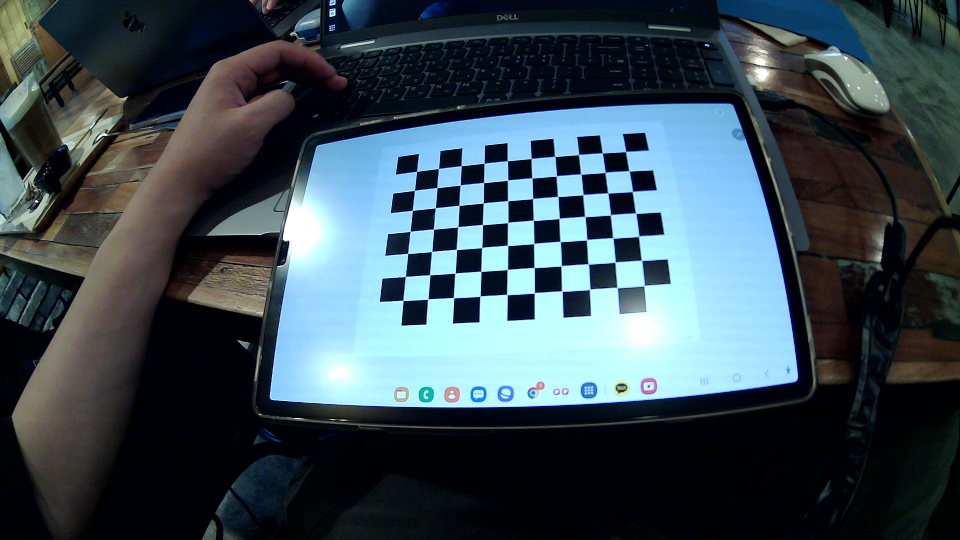
#> input picture opencv/track_detection/callibration/images/image1.png, 1920 x 1080 px, given in place of the camera (shown at 1/2 size)
$ python blue_ratio_test.py
#> lines starting #> are read from the running program, lines starting #| are printed output that depends on the picture; after the words box and inside, x2 and y2 are one past the last pixel; in counts of white or black regions, pixels touching at a corner belong together
import cv2
import numpy as np

import matplotlib.pyplot as plt
import time

plt.ion()
fig, ax = plt.subplots()

###################################
# ideas...
# two roi set. -> track roi, mission roi.
# finite state machine by mission roi.
##################################
# jisu code x-90% y-30%
######

########### parameters ###########

cam_num = 4
U_detection_threshold = 140 ## 0~255
img_size_x = 1280
img_size_y = 720
ROI_ratio = 0.4

#################################

def hsv_detection(img, lower=(17,10,10), upper=(130,255,255)) :
    gaussian = cv2.GaussianBlur(img, (0, 0), 1)
    hsv_img = cv2.cvtColor(gaussian, cv2.COLOR_BGR2HSV)

    hsv_lower = np.array(lower)
    hsv_upper = np.array(upper)

    hsv_mask = cv2.inRange(hsv_img, hsv_lower, hsv_upper)

    filterd = cv2.bitwise_and(hsv_img, hsv_img, mask=hsv_mask)
    filterd_img = cv2.cvtColor(filterd, cv2.COLOR_HSV2BGR)

    return filterd_img

def yuv_detection(img) :
    gaussian = cv2.GaussianBlur(img, (3, 3), 1)
    yuv_img = cv2.cvtColor(gaussian, cv2.COLOR_BGR2YUV)
    Y_img, U_img, V_img = cv2.split(yuv_img)

    # rescale = np.clip(U_img - V_img, 0, 255).astype(np.uint8)
    ret,U_img_treated = cv2.threshold(U_img, U_detection_threshold, 255, cv2.THRESH_BINARY)
    if ret :
        # filterd = cv2.bitwise_and(img, img, mask=U_img_treated)
        # cv2.imshow("UUUU", filterd)

        contours, _ = cv2.findContours(U_img_treated, cv2.RETR_EXTERNAL, cv2.CHAIN_APPROX_SIMPLE)

        max_area = 0
        max_contour = None
        for contour in contours:
            area = cv2.contourArea(contour)
            if area > max_area:
                max_area = area
                max_contour = contour

        if max_contour is not None:
            max_contour_mask = np.zeros_like(U_img_treated)
            cv2.drawContours(max_contour_mask, [max_contour], -1, (255, 255, 255), thickness=cv2.FILLED)


            filterd = cv2.bitwise_and(img, img, mask=max_contour_mask)
            cv2.imshow("UUUU", filterd)

    histogram = get_histo(max_contour_mask)
    midpoint = int(img_size_x / 2)
    L_histo = histogram[:midpoint]
    R_histo = histogram[midpoint:]
    # L_end, R_end = end_point_finder(max_contour_mask,histogram)

    L_sum = int(np.sum(L_histo) / 255)
    R_sum = int(np.sum(R_histo) / 255)

    print(f'{L_sum}   {R_sum}')


def get_histo(image) :
    histogram = np.sum(image, axis=0 )
    plt.plot(histogram)
    # plt.imshow(output)
    plt.show()
    plt.pause(0.1)
    ax.clear()
    return histogram

## 폐기 예정.
# [12 lines left out: function end_point_finder, not called in this run]


def main() :
    global cam_num

    cap = cv2.VideoCapture(cam_num)

    print(f'set resolution width {img_size_x} height {img_size_y}')
    cap.set(cv2.CAP_PROP_FRAME_WIDTH, img_size_x)
    cap.set(cv2.CAP_PROP_FRAME_HEIGHT, img_size_y)
    width = cap.get(cv2.CAP_PROP_FRAME_WIDTH)
    height = cap.get(cv2.CAP_PROP_FRAME_HEIGHT)
    print(f'changed resolution width {width} height {height}')

    while True :
        ret, image = cap.read()
#> image is the input picture: shape (1080, 1920, 3); mean B, G, R 83.4, 74.8, 58.7

        if not ret :
            print("fail")
            break

        else :
            ######## ROI ########
            ROI = image[int(img_size_y * (1-ROI_ratio)):,:].copy()
            cv2.rectangle(image,(0,int(img_size_y * (1-ROI_ratio))),(img_size_x, img_size_y),(255,0,0),2)
            cv2.line(image,(int(img_size_x / 2 ),int(img_size_y * (1-ROI_ratio))),(int(img_size_x / 2 ), img_size_y),(255,0,0),2)


            ########     ########

            yuv_detection(ROI)
#> in yuv_detection, `Y_img, U_img, V_img = cv2.split(yuv_img)`:
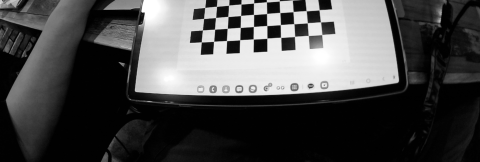
#> Y_img: shape (648, 1920) (shown at 1/4 size); min 0, max 255, mean 73.7
#> in yuv_detection, `Y_img, U_img, V_img = cv2.split(yuv_img)`:
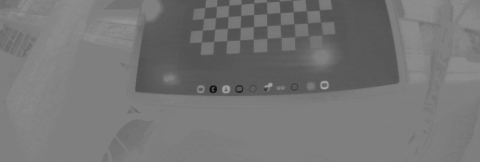
#> V_img: shape (648, 1920) (shown at 1/4 size); min 13, max 177, mean 117.3
#> in yuv_detection, `ret,U_img_treated = cv2.threshold(U_img, U_detection_threshold, 255, c..`:
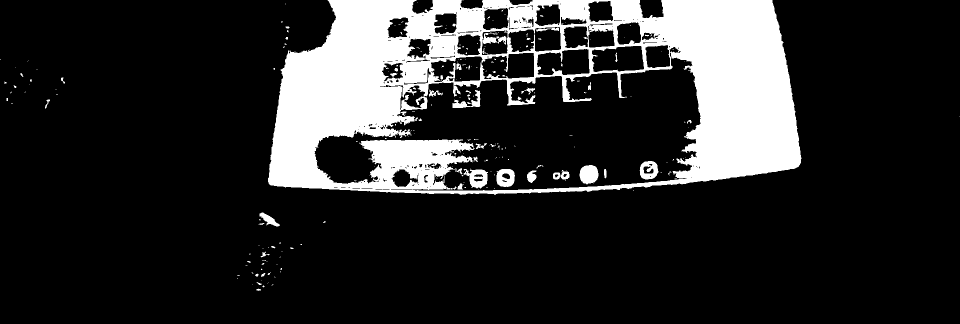
#> U_img_treated: shape (648, 1920) (shown at 1/2 size); 16.9% white; 240 white regions (193 under 20 px)
#> in yuv_detection, `ret,U_img_treated = cv2.threshold(U_img, U_detection_threshold, 255, c..`: ret = 140
#> in yuv_detection, `contours, _ = cv2.findContours(U_img_treated, cv2.RETR_EXTERNAL, cv2.C..`: contours = 72 contours, 66 with area under 20; largest, box (x1, y1, x2, y2) and area: (536, 0, 1603, 390) 369758, (519, 425, 560, 453) 420, (521, 503, 539, 515) 46, (90, 199, 100, 217) 38, (122, 155, 130, 167) 28, (522, 546, 531, 554) 26
#> the loop in yuv_detection, `for contour in contours:` made 72 passes
#> (area, max_area) on passes 13, 28, 40, 72: (26.5, 26.5), (45.5, 45.5), (420, 420), (369758.5, 369758.5)
#> after the loop in yuv_detection, `for contour in contours:`: max_area = 369758.5; max_contour = contour of 851 points, box (x1, y1, x2, y2) (536, 0, 1603, 390), area 369758
#> in yuv_detection, `filterd = cv2.bitwise_and(img, img, mask=max_contour_mask)`:
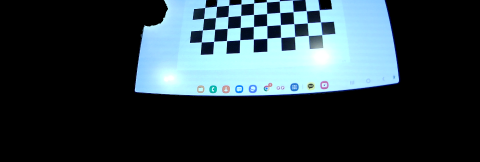
#> filterd: shape (648, 1920, 3) (shown at 1/4 size); mean B, G, R 66.1, 60.5, 45
#> in get_histo, `histogram = np.sum(image, axis=0 )`: histogram = 1920 values, max 99450 at index 989, min 0 at index 0, mean 49303.2
#> in get_histo, `plt.show()`:
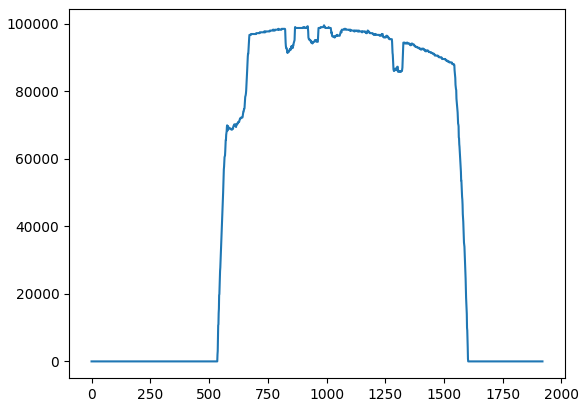
#> figure drawn by matplotlib, 1 panel; curve peaks at x = 989, y = 99450
#> in yuv_detection, `L_histo = histogram[:midpoint]`: L_histo = 640 values, max 72165 at index 636, min 0 at index 0, mean 9494.4
#> in yuv_detection, `R_histo = histogram[midpoint:]`: R_histo = 1280 values, max 99450 at index 349, min 0 at index 963, mean 69207.6
#> in yuv_detection, `L_sum = int(np.sum(L_histo) / 255)`: L_sum = 23829
#> in yuv_detection, `R_sum = int(np.sum(R_histo) / 255)`: R_sum = 347395
#| 23829   347395
            hsv = hsv_detection(image)
#> in hsv_detection, `hsv_mask = cv2.inRange(hsv_img, hsv_lower, hsv_upper)`:
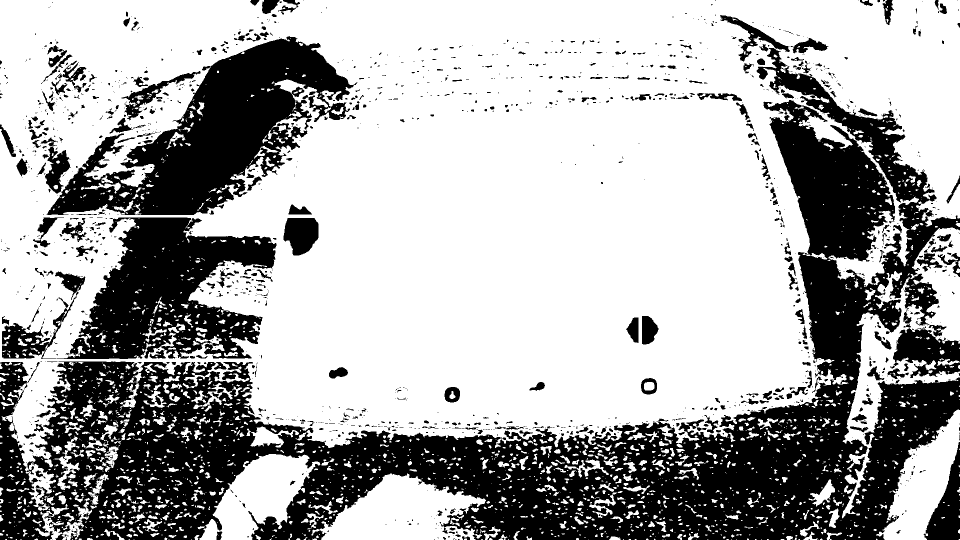
#> hsv_mask: shape (1080, 1920) (shown at 1/2 size); 66.9% white; 1530 black regions (1141 under 20 px), largest, box (x1, y1, x2, y2) and area: (0, 96, 1920, 1080) 453877, (93, 72, 715, 430) 88847, (113, 435, 553, 718) 65849
#> in hsv_detection, `filterd_img = cv2.cvtColor(filterd, cv2.COLOR_HSV2BGR)`:
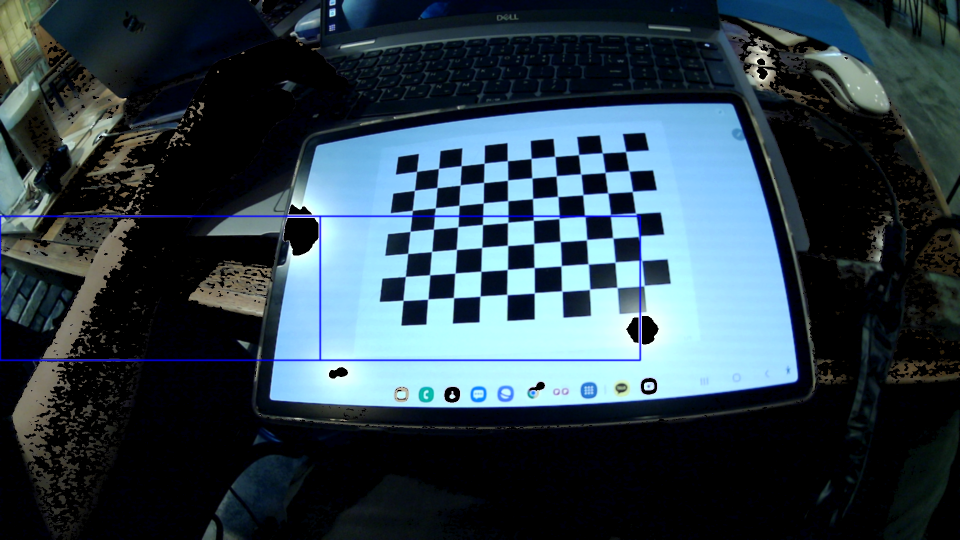
#> filterd_img: shape (1080, 1920, 3) (shown at 1/2 size); mean B, G, R 75.8, 66.2, 48.8

            cv2.imshow("hsv", hsv)


            # Y_img = np.clip(Y_img* 1.5, 0 ,255).astype(np.uint8)
            # up_scale = cv2.merge([Y_img,U_img,V_img])


            cv2.imshow("origin_img", image)


            key = cv2.waitKey(1)
#> (key q is pressed here)
            if key == ord('q') :
                break
    cap.release()
    cv2.destroyAllWindows()

if __name__ == "__main__" :
    main()
